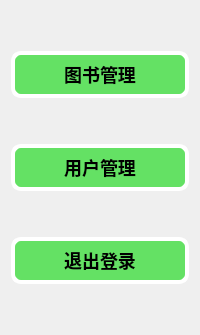
     <widget class="QWidget" name="widget" native="true">
      <layout class="QVBoxLayout" name="verticalLayout">
       <item>
        <spacer name="verticalSpacer">
         <property name="orientation">
          <enum>Qt::Vertical</enum>
         </property>
         <property name="sizeHint" stdset="0">
          <size>
           <width>20</width>
           <height>40</height>
          </size>
         </property>
        </spacer>
       </item>
       <item>
        <widget class="QPushButton" name="Book">
         <property name="styleSheet">
          <string notr="true">QPushButton{
                   background-color:rgba(100,225,100,255);
                   border-style:outset;
                   border-width:4px;
                   border-radius:10px;
                   border-color:rgba(255,255,255,255);
                   font:bold 18px;
                   color:rgba(0,0,0,255);
                   padding:6px;
                   }
QPushButton:pressed{
                   background-color:rgba(108, 212, 224,255);
                   border-color:rgba(255,255,255,255);
                   border-style:inset;
                   color:rgba(0,0,0,200);
                   }
QPushButton:hover{
                   background-color:rgba(100,255,100,255);
                   border-color:rgba(255,255,255,255);
                   color:rgba(0,0,0,255);
                   }</string>
         </property>
         <property name="text">
          <string>图书管理</string>
         </property>
        </widget>
       </item>
       <item>
        <spacer name="verticalSpacer_2">
         <property name="orientation">
          <enum>Qt::Vertical</enum>
         </property>
         <property name="sizeHint" stdset="0">
          <size>
           <width>20</width>
           <height>40</height>
          </size>
         </property>
        </spacer>
       </item>
       <item>
        <widget class="QPushButton" name="User">
         <property name="styleSheet">
          <string notr="true">QPushButton{
                   background-color:rgba(100,225,100,255);
                   border-style:outset;
                   border-width:4px;
                   border-radius:10px;
                   border-color:rgba(255,255,255,255);
                   font:bold 18px;
                   color:rgba(0,0,0,255);
                   padding:6px;
                   }
QPushButton:pressed{
                   background-color:rgba(108, 212, 224,255);
                   border-color:rgba(255,255,255,255);
                   border-style:inset;
                   color:rgba(0,0,0,200);
                   }
QPushButton:hover{
                   background-color:rgba(100,255,100,255);
                   border-color:rgba(255,255,255,255);
                   color:rgba(0,0,0,255);
                   }</string>
         </property>
         <property name="text">
          <string>用户管理</string>
         </property>
        </widget>
       </item>
       <item>
        <spacer name="verticalSpacer_3">
         <property name="orientation">
          <enum>Qt::Vertical</enum>
         </property>
         <property name="sizeHint" stdset="0">
          <size>
           <width>20</width>
           <height>40</height>
          </size>
         </property>
        </spacer>
       </item>
       <item>
        <widget class="QPushButton" name="Exit">
         <property name="styleSheet">
          <string notr="true">QPushButton{
                   background-color:rgba(100,225,100,255);
                   border-style:outset;
                   border-width:4px;
                   border-radius:10px;
                   border-color:rgba(255,255,255,255);
                   font:bold 18px;
                   color:rgba(0,0,0,255);
                   padding:6px;
                   }
QPushButton:pressed{
                   background-color:rgba(108, 212, 224,255);
                   border-color:rgba(255,255,255,255);
                   border-style:inset;
                   color:rgba(0,0,0,200);
                   }
QPushButton:hover{
                   background-color:rgba(100,255,100,255);
                   border-color:rgba(255,255,255,255);
                   color:rgba(0,0,0,255);
                   }</string>
         </property>
         <property name="text">
          <string>退出登录</string>
         </property>
        </widget>
       </item>
       <item>
        <spacer name="verticalSpacer_4">
         <property name="orientation">
          <enum>Qt::Vertical</enum>
         </property>
         <property name="sizeHint" stdset="0">
          <size>
           <width>20</width>
           <height>40</height>
          </size>
         </property>
        </spacer>
       </item>
      </layout>
     </widget>
